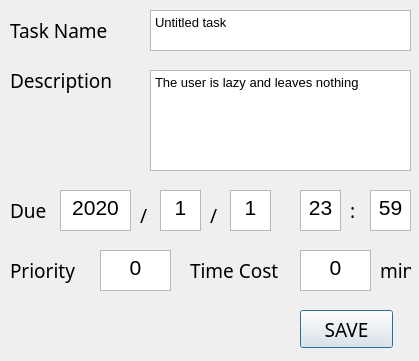
<?xml version="1.0" encoding="UTF-8"?>
<ui version="4.0">
 <class>Dialog</class>
 <widget class="QDialog" name="Dialog">
  <property name="geometry">
   <rect>
    <x>0</x>
    <y>0</y>
    <width>419</width>
    <height>361</height>
   </rect>
  </property>
  <property name="windowTitle">
   <string>Dialog</string>
  </property>
  <widget class="QTextEdit" name="textEdit">
   <property name="geometry">
    <rect>
     <x>150</x>
     <y>10</y>
     <width>261</width>
     <height>41</height>
    </rect>
   </property>
   <property name="html">
    <string>&lt;!DOCTYPE HTML PUBLIC &quot;-//W3C//DTD HTML 4.0//EN&quot; &quot;http://www.w3.org/TR/REC-html40/strict.dtd&quot;&gt;
&lt;html&gt;&lt;head&gt;&lt;meta name=&quot;qrichtext&quot; content=&quot;1&quot; /&gt;&lt;style type=&quot;text/css&quot;&gt;
p, li { white-space: pre-wrap; }
&lt;/style&gt;&lt;/head&gt;&lt;body style=&quot; font-family:'SimSun'; font-size:9pt; font-weight:400; font-style:normal;&quot;&gt;
&lt;p style=&quot; margin-top:0px; margin-bottom:0px; margin-left:0px; margin-right:0px; -qt-block-indent:0; text-indent:0px;&quot;&gt;&lt;span style=&quot; font-size:10pt;&quot;&gt;Untitled task&lt;/span&gt;&lt;/p&gt;&lt;/body&gt;&lt;/html&gt;</string>
   </property>
  </widget>
  <widget class="QLabel" name="label">
   <property name="geometry">
    <rect>
     <x>10</x>
     <y>0</y>
     <width>111</width>
     <height>61</height>
    </rect>
   </property>
   <property name="font">
    <font>
     <family>Ink Free</family>
     <pointsize>14</pointsize>
    </font>
   </property>
   <property name="text">
    <string>Task Name</string>
   </property>
   <property name="openExternalLinks">
    <bool>false</bool>
   </property>
  </widget>
  <widget class="QLabel" name="label_2">
   <property name="geometry">
    <rect>
     <x>10</x>
     <y>50</y>
     <width>111</width>
     <height>61</height>
    </rect>
   </property>
   <property name="font">
    <font>
     <family>Ink Free</family>
     <pointsize>14</pointsize>
    </font>
   </property>
   <property name="text">
    <string>Description</string>
   </property>
   <property name="openExternalLinks">
    <bool>false</bool>
   </property>
  </widget>
  <widget class="QTextEdit" name="textEdit_2">
   <property name="geometry">
    <rect>
     <x>150</x>
     <y>70</y>
     <width>261</width>
     <height>101</height>
    </rect>
   </property>
   <property name="html">
    <string>&lt;!DOCTYPE HTML PUBLIC &quot;-//W3C//DTD HTML 4.0//EN&quot; &quot;http://www.w3.org/TR/REC-html40/strict.dtd&quot;&gt;
&lt;html&gt;&lt;head&gt;&lt;meta name=&quot;qrichtext&quot; content=&quot;1&quot; /&gt;&lt;style type=&quot;text/css&quot;&gt;
p, li { white-space: pre-wrap; }
&lt;/style&gt;&lt;/head&gt;&lt;body style=&quot; font-family:'SimSun'; font-size:9pt; font-weight:400; font-style:normal;&quot;&gt;
&lt;p style=&quot; margin-top:0px; margin-bottom:0px; margin-left:0px; margin-right:0px; -qt-block-indent:0; text-indent:0px;&quot;&gt;&lt;span style=&quot; font-size:10pt;&quot;&gt;The user is lazy and leaves nothing&lt;/span&gt;&lt;/p&gt;&lt;/body&gt;&lt;/html&gt;</string>
   </property>
  </widget>
  <widget class="QLabel" name="label_3">
   <property name="geometry">
    <rect>
     <x>10</x>
     <y>180</y>
     <width>111</width>
     <height>61</height>
    </rect>
   </property>
   <property name="font">
    <font>
     <family>Ink Free</family>
     <pointsize>14</pointsize>
    </font>
   </property>
   <property name="text">
    <string>Due</string>
   </property>
   <property name="openExternalLinks">
    <bool>false</bool>
   </property>
  </widget>
  <widget class="QTextEdit" name="textEdit_3">
   <property name="geometry">
    <rect>
     <x>60</x>
     <y>190</y>
     <width>71</width>
     <height>41</height>
    </rect>
   </property>
   <property name="html">
    <string>&lt;!DOCTYPE HTML PUBLIC &quot;-//W3C//DTD HTML 4.0//EN&quot; &quot;http://www.w3.org/TR/REC-html40/strict.dtd&quot;&gt;
&lt;html&gt;&lt;head&gt;&lt;meta name=&quot;qrichtext&quot; content=&quot;1&quot; /&gt;&lt;style type=&quot;text/css&quot;&gt;
p, li { white-space: pre-wrap; }
&lt;/style&gt;&lt;/head&gt;&lt;body style=&quot; font-family:'SimSun'; font-size:9pt; font-weight:400; font-style:normal;&quot;&gt;
&lt;p align=&quot;center&quot; style=&quot; margin-top:0px; margin-bottom:0px; margin-left:0px; margin-right:0px; -qt-block-indent:0; text-indent:0px;&quot;&gt;&lt;span style=&quot; font-size:16pt;&quot;&gt;2020&lt;/span&gt;&lt;/p&gt;&lt;/body&gt;&lt;/html&gt;</string>
   </property>
  </widget>
  <widget class="QTextEdit" name="textEdit_4">
   <property name="geometry">
    <rect>
     <x>160</x>
     <y>190</y>
     <width>41</width>
     <height>41</height>
    </rect>
   </property>
   <property name="html">
    <string>&lt;!DOCTYPE HTML PUBLIC &quot;-//W3C//DTD HTML 4.0//EN&quot; &quot;http://www.w3.org/TR/REC-html40/strict.dtd&quot;&gt;
&lt;html&gt;&lt;head&gt;&lt;meta name=&quot;qrichtext&quot; content=&quot;1&quot; /&gt;&lt;style type=&quot;text/css&quot;&gt;
p, li { white-space: pre-wrap; }
&lt;/style&gt;&lt;/head&gt;&lt;body style=&quot; font-family:'SimSun'; font-size:9pt; font-weight:400; font-style:normal;&quot;&gt;
&lt;p align=&quot;center&quot; style=&quot; margin-top:0px; margin-bottom:0px; margin-left:0px; margin-right:0px; -qt-block-indent:0; text-indent:0px;&quot;&gt;&lt;span style=&quot; font-size:16pt;&quot;&gt;1&lt;/span&gt;&lt;/p&gt;&lt;/body&gt;&lt;/html&gt;</string>
   </property>
  </widget>
  <widget class="QTextEdit" name="textEdit_5">
   <property name="geometry">
    <rect>
     <x>230</x>
     <y>190</y>
     <width>41</width>
     <height>41</height>
    </rect>
   </property>
   <property name="html">
    <string>&lt;!DOCTYPE HTML PUBLIC &quot;-//W3C//DTD HTML 4.0//EN&quot; &quot;http://www.w3.org/TR/REC-html40/strict.dtd&quot;&gt;
&lt;html&gt;&lt;head&gt;&lt;meta name=&quot;qrichtext&quot; content=&quot;1&quot; /&gt;&lt;style type=&quot;text/css&quot;&gt;
p, li { white-space: pre-wrap; }
&lt;/style&gt;&lt;/head&gt;&lt;body style=&quot; font-family:'SimSun'; font-size:9pt; font-weight:400; font-style:normal;&quot;&gt;
&lt;p align=&quot;center&quot; style=&quot; margin-top:0px; margin-bottom:0px; margin-left:0px; margin-right:0px; -qt-block-indent:0; text-indent:0px;&quot;&gt;&lt;span style=&quot; font-size:16pt;&quot;&gt;1&lt;/span&gt;&lt;/p&gt;&lt;/body&gt;&lt;/html&gt;</string>
   </property>
  </widget>
  <widget class="QTextEdit" name="textEdit_6">
   <property name="geometry">
    <rect>
     <x>300</x>
     <y>190</y>
     <width>41</width>
     <height>41</height>
    </rect>
   </property>
   <property name="html">
    <string>&lt;!DOCTYPE HTML PUBLIC &quot;-//W3C//DTD HTML 4.0//EN&quot; &quot;http://www.w3.org/TR/REC-html40/strict.dtd&quot;&gt;
&lt;html&gt;&lt;head&gt;&lt;meta name=&quot;qrichtext&quot; content=&quot;1&quot; /&gt;&lt;style type=&quot;text/css&quot;&gt;
p, li { white-space: pre-wrap; }
&lt;/style&gt;&lt;/head&gt;&lt;body style=&quot; font-family:'SimSun'; font-size:9pt; font-weight:400; font-style:normal;&quot;&gt;
&lt;p align=&quot;center&quot; style=&quot; margin-top:0px; margin-bottom:0px; margin-left:0px; margin-right:0px; -qt-block-indent:0; text-indent:0px;&quot;&gt;&lt;span style=&quot; font-size:16pt;&quot;&gt;23&lt;/span&gt;&lt;/p&gt;&lt;/body&gt;&lt;/html&gt;</string>
   </property>
  </widget>
  <widget class="QTextEdit" name="textEdit_7">
   <property name="geometry">
    <rect>
     <x>370</x>
     <y>190</y>
     <width>41</width>
     <height>41</height>
    </rect>
   </property>
   <property name="html">
    <string>&lt;!DOCTYPE HTML PUBLIC &quot;-//W3C//DTD HTML 4.0//EN&quot; &quot;http://www.w3.org/TR/REC-html40/strict.dtd&quot;&gt;
&lt;html&gt;&lt;head&gt;&lt;meta name=&quot;qrichtext&quot; content=&quot;1&quot; /&gt;&lt;style type=&quot;text/css&quot;&gt;
p, li { white-space: pre-wrap; }
&lt;/style&gt;&lt;/head&gt;&lt;body style=&quot; font-family:'SimSun'; font-size:9pt; font-weight:400; font-style:normal;&quot;&gt;
&lt;p align=&quot;center&quot; style=&quot; margin-top:0px; margin-bottom:0px; margin-left:0px; margin-right:0px; -qt-block-indent:0; text-indent:0px;&quot;&gt;&lt;span style=&quot; font-size:16pt;&quot;&gt;59&lt;/span&gt;&lt;/p&gt;&lt;/body&gt;&lt;/html&gt;</string>
   </property>
  </widget>
  <widget class="QLabel" name="label_4">
   <property name="geometry">
    <rect>
     <x>140</x>
     <y>190</y>
     <width>16</width>
     <height>51</height>
    </rect>
   </property>
   <property name="font">
    <font>
     <family>Ink Free</family>
     <pointsize>14</pointsize>
    </font>
   </property>
   <property name="text">
    <string>/</string>
   </property>
   <property name="openExternalLinks">
    <bool>false</bool>
   </property>
  </widget>
  <widget class="QLabel" name="label_5">
   <property name="geometry">
    <rect>
     <x>210</x>
     <y>190</y>
     <width>16</width>
     <height>51</height>
    </rect>
   </property>
   <property name="font">
    <font>
     <family>Ink Free</family>
     <pointsize>14</pointsize>
    </font>
   </property>
   <property name="text">
    <string>/</string>
   </property>
   <property name="openExternalLinks">
    <bool>false</bool>
   </property>
  </widget>
  <widget class="QLabel" name="label_6">
   <property name="geometry">
    <rect>
     <x>350</x>
     <y>190</y>
     <width>16</width>
     <height>41</height>
    </rect>
   </property>
   <property name="font">
    <font>
     <family>Ink Free</family>
     <pointsize>14</pointsize>
    </font>
   </property>
   <property name="text">
    <string>:</string>
   </property>
   <property name="openExternalLinks">
    <bool>false</bool>
   </property>
  </widget>
  <widget class="QLabel" name="label_7">
   <property name="geometry">
    <rect>
     <x>10</x>
     <y>240</y>
     <width>111</width>
     <height>61</height>
    </rect>
   </property>
   <property name="font">
    <font>
     <family>Ink Free</family>
     <pointsize>14</pointsize>
    </font>
   </property>
   <property name="text">
    <string>Priority</string>
   </property>
   <property name="openExternalLinks">
    <bool>false</bool>
   </property>
  </widget>
  <widget class="QLabel" name="label_8">
   <property name="geometry">
    <rect>
     <x>190</x>
     <y>240</y>
     <width>111</width>
     <height>61</height>
    </rect>
   </property>
   <property name="font">
    <font>
     <family>Ink Free</family>
     <pointsize>14</pointsize>
    </font>
   </property>
   <property name="text">
    <string>Time Cost</string>
   </property>
   <property name="openExternalLinks">
    <bool>false</bool>
   </property>
  </widget>
  <widget class="QTextEdit" name="textEdit_9">
   <property name="geometry">
    <rect>
     <x>300</x>
     <y>250</y>
     <width>71</width>
     <height>41</height>
    </rect>
   </property>
   <property name="html">
    <string>&lt;!DOCTYPE HTML PUBLIC &quot;-//W3C//DTD HTML 4.0//EN&quot; &quot;http://www.w3.org/TR/REC-html40/strict.dtd&quot;&gt;
&lt;html&gt;&lt;head&gt;&lt;meta name=&quot;qrichtext&quot; content=&quot;1&quot; /&gt;&lt;style type=&quot;text/css&quot;&gt;
p, li { white-space: pre-wrap; }
&lt;/style&gt;&lt;/head&gt;&lt;body style=&quot; font-family:'SimSun'; font-size:9pt; font-weight:400; font-style:normal;&quot;&gt;
&lt;p align=&quot;center&quot; style=&quot; margin-top:0px; margin-bottom:0px; margin-left:0px; margin-right:0px; -qt-block-indent:0; text-indent:0px;&quot;&gt;&lt;span style=&quot; font-size:16pt;&quot;&gt;0&lt;/span&gt;&lt;/p&gt;&lt;/body&gt;&lt;/html&gt;</string>
   </property>
  </widget>
  <widget class="QTextEdit" name="textEdit_10">
   <property name="geometry">
    <rect>
     <x>100</x>
     <y>250</y>
     <width>71</width>
     <height>41</height>
    </rect>
   </property>
   <property name="html">
    <string>&lt;!DOCTYPE HTML PUBLIC &quot;-//W3C//DTD HTML 4.0//EN&quot; &quot;http://www.w3.org/TR/REC-html40/strict.dtd&quot;&gt;
&lt;html&gt;&lt;head&gt;&lt;meta name=&quot;qrichtext&quot; content=&quot;1&quot; /&gt;&lt;style type=&quot;text/css&quot;&gt;
p, li { white-space: pre-wrap; }
&lt;/style&gt;&lt;/head&gt;&lt;body style=&quot; font-family:'SimSun'; font-size:9pt; font-weight:400; font-style:normal;&quot;&gt;
&lt;p align=&quot;center&quot; style=&quot; margin-top:0px; margin-bottom:0px; margin-left:0px; margin-right:0px; -qt-block-indent:0; text-indent:0px;&quot;&gt;&lt;span style=&quot; font-size:16pt;&quot;&gt;0&lt;/span&gt;&lt;/p&gt;&lt;/body&gt;&lt;/html&gt;</string>
   </property>
  </widget>
  <widget class="QLabel" name="label_9">
   <property name="geometry">
    <rect>
     <x>380</x>
     <y>240</y>
     <width>31</width>
     <height>61</height>
    </rect>
   </property>
   <property name="font">
    <font>
     <family>Ink Free</family>
     <pointsize>14</pointsize>
    </font>
   </property>
   <property name="text">
    <string>min</string>
   </property>
   <property name="openExternalLinks">
    <bool>false</bool>
   </property>
  </widget>
  <widget class="QPushButton" name="pushButton">
   <property name="geometry">
    <rect>
     <x>300</x>
     <y>310</y>
     <width>93</width>
     <height>38</height>
    </rect>
   </property>
   <property name="font">
    <font>
     <family>Ink Free</family>
     <pointsize>14</pointsize>
    </font>
   </property>
   <property name="text">
    <string>SAVE</string>
   </property>
  </widget>
 </widget>
 <resources/>
 <connections/>
</ui>
